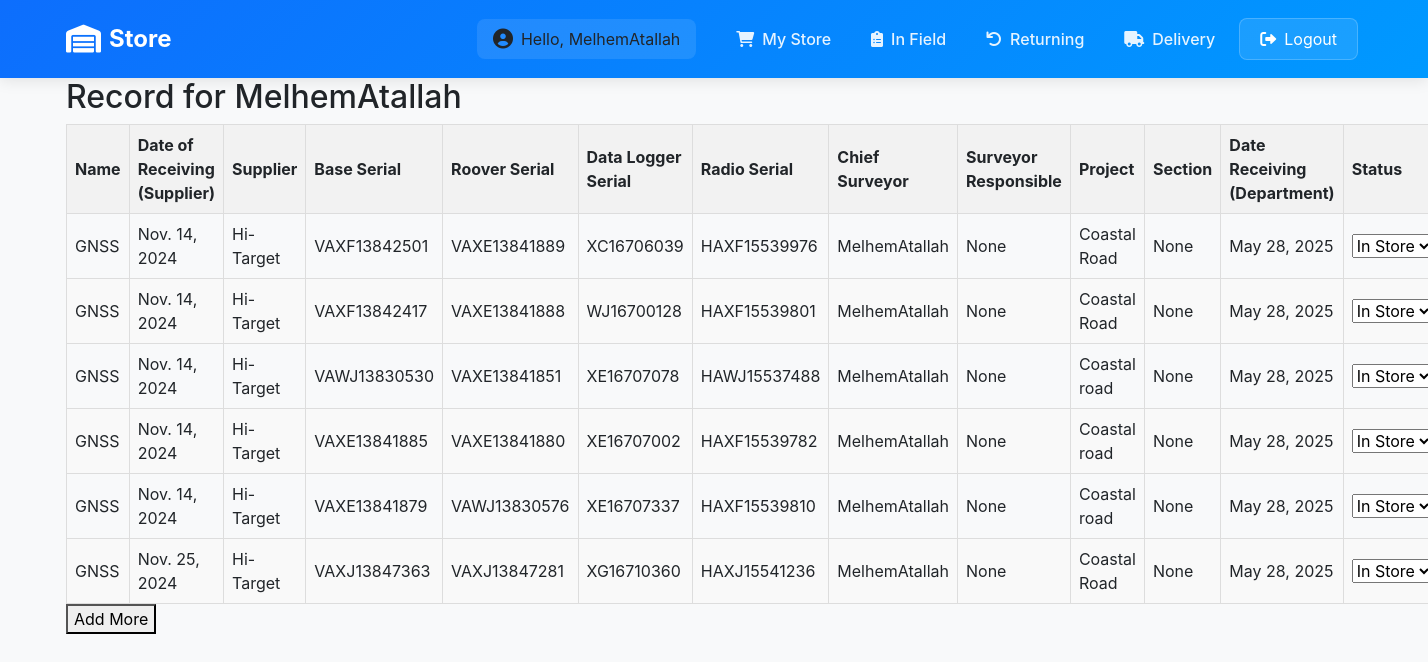
The app's page /inventory/equipment/ (signed in) with its own data.
### inventory/models.py (models this page shows, shortened)
class EquipmentsInSurvey(models.Model):
    name = models.CharField(max_length=100)
    date_of_receiving_from_supplier = models.DateField()
    supplier = models.CharField(max_length=20)
    base_serial = models.CharField(max_length=100)
    roover_serial = models.CharField(max_length=100)
    condition = models.CharField(max_length=10, choices=[("Good", "Good"), ("Bad", "Bad")], default="Good")
    data_logger_serial = models.CharField(max_length=100)
    radio_serial = models.CharField(max_length=100)
    chief_surveyor = models.ForeignKey(User, on_delete=models.CASCADE, null=True, blank=True)
    surveyor_responsible = models.CharField(max_length=100, null=True)
    project = models.CharField(max_length=20, blank=True)
    section = models.CharField(max_length=100, null=True, blank=True)
    date_receiving_from_department = models.DateField()
    status = models.CharField(choices=[('In Store', 'In Store'), ('In Field', 'In Field'), ('With Chief Surveyor', 'With Chief Surveyor'), ('Returning', 'Returning'), ('Delivering', 'Delivering')], max_length=100, default='In Store')
    delivery_status = models.CharField(max_length=10, choices=[('Delivered', 'Delivered'), ('Delivering', 'Delivering'), ('Cancelled', 'Cancelled')], null=True, blank=True)

### inventory/views.py (the view)
# urls.py: path('equipment/', views.equipment, name='equipment'),
def equipment(request):
    user = request.user
    data = EquipmentsInSurvey.objects.filter(chief_surveyor=user)
    return render(request, 'equipments/equipments.html', {'form': Survey, 'data': data})

### inventory/context_processors.py (called while the page is built)
def is_admin(request):
    return {'is_admin': request.user.is_authenticated and request.user.is_superuser}

### inventory/templates/equipments/equipments.html (shortened to what this page needs)
{% extends 'base/base_dashboard.html' %}
{% block content %}
<h2>Record for {{ request.user }}</h2>
<table>
    <thead>
        <tr>
            <th>Name</th>
            <th>Date of Receiving (Supplier)</th>
            <th>Supplier</th>
            <th>Base Serial</th>
            <th>Roover Serial</th>
            <th>Data Logger Serial</th>
            <th>Radio Serial</th>
            <th>Chief Surveyor</th>
            <th>Surveyor Responsible</th>
            <th>Project</th>
            <th>Section</th>
            <th>Date Receiving (Department)</th>
            <th>Status</th>
        </tr>
    </thead>
    <tbody>
        {% for info in data %}
        <tr>
            <td>{{info.name}}</td>
            <td>{{info.date_of_receiving_from_supplier}}</td>
            <td>{{info.supplier}}</td>
            <td>{{info.base_serial}}</td>
            <td>{{info.roover_serial}}</td>
            <td>{{info.data_logger_serial}}</td>
            <td>{{info.radio_serial}}</td>
            <td>{{info.chief_surveyor}}</td>
            <td>{{info.surveyor_responsible}}</td>
            <td>{{info.project}}</td>
            <td>{{info.section}}</td>
            <td>{{info.date_receiving_from_department}}</td>
            <td><select name="" id="">
                <option value="">In Store</option>
            </select></td>
        </tr>
        {% endfor %}
    </tbody>
</table>
<button onclick="addRow()">Add More</button>
{% endblock %}

### templates/base/base_dashboard.html (shortened to what this page needs)
<!DOCTYPE html>
<html lang="en">
<head>
    {% load static %}
    <link href="https://cdn.jsdelivr.net/npm/bootstrap@5.3.0-alpha1/dist/css/bootstrap.min.css" rel="stylesheet">
    <link href="https://cdnjs.cloudflare.com/ajax/libs/font-awesome/6.0.0/css/all.min.css" rel="stylesheet">
</head>
<body>
<nav class="navbar navbar-expand-lg navbar-dark sticky-top">
    <div class="container">
        <a class="navbar-brand" href="{% if is_admin %}{% url 'store' %}{% else %}#{% endif %}">
            <i class="fas fa-warehouse"></i>
            {% if is_admin %}Head Office{% else %}Store{% endif %}
        </a>
        <div class="collapse navbar-collapse" id="navbarNav">
            <ul class="navbar-nav ms-auto align-items-center">
                {% if user.is_authenticated or is_admin %}
                    <li class="nav-item">
                        <div class="user-welcome">
                            <i class="fas fa-user-circle"></i>
                            <span>Hello, {{ user.username }}</span>
                        </div>
                    </li>
                    {% if is_admin %}
                        <li class="nav-item">
                            <a class="nav-link {% if request.resolver_match.url_name == 'store' %}active{% endif %}"
                               href="{% url 'store' %}">
                                <i class="fas fa-store me-2"></i>Store
                            </a>
                        </li>
                        <li class="nav-item">
                            <a class="nav-link {% if request.resolver_match.url_name == 'store_all' %}active{% endif %}"
                               href="{% url 'store_all' %}">
                                <i class="fas fa-boxes me-2"></i>All Equipment
                            </a>
                        </li>
                        <li class="nav-item">
                            <a class="nav-link {% if request.resolver_match.url_name == 'store_field' %}active{% endif %}"
                               href="{% url 'store_field' %}">
                                <i class="fas fa-map-marked-alt me-2"></i>In Field
                            </a>
                        </li>
                        <li class="nav-item">
                            <a class="nav-link {% if request.resolver_match.url_name == 'store_returning' %}active{% endif %}"
                               href="{% url 'store_returning' %}">
                                <i class="fas fa-undo me-2"></i>Returning
                            </a>
                        </li>
                        <li class="nav-item">
                            <a class="nav-link {% if request.resolver_match.url_name == 'delivery' %}active{% endif %}"
                               href="{% url 'delivery' %}">
                                <i class="fas fa-truck me-2"></i>Delivery
                            </a>
                        </li>
                    {% else %}
                        <li class="nav-item">
                            <a class="nav-link {% if request.resolver_match.url_name == 'request_equipment' %}active{% endif %}"
                               href="{% url 'request_equipment' %}">
                                <i class="fas fa-shopping-cart me-2"></i>My Store
                            </a>
                        </li>
                        <li class="nav-item">
                            <a class="nav-link {% if request.resolver_match.url_name == 'profile' %}active{% endif %}"
                               href="{% url 'profile' %}">
                                <i class="fas fa-clipboard-list me-2"></i>In Field
                            </a>
                        </li>
                        <li class="nav-item">
                            <a class="nav-link {% if request.resolver_match.url_name == 'store_returning' %}active{% endif %}"
                               href="{% url 'store_returning' %}">
                                <i class="fas fa-undo me-2"></i>Returning
                            </a>
                        </li>
                        <li class="nav-item">
                            <a class="nav-link {% if request.resolver_match.url_name == 'delivery' %}active{% endif %}"
                               href="{% url 'delivery' %}">
                                <i class="fas fa-truck me-2"></i>Delivery
                            </a>
                        </li>
                    {% endif %}
                    <li class="nav-item">
                        <form method="POST" action="{% url 'logout' %}" class="d-inline">
                            <button type="submit" class="btn logout-btn">
                                <i class="fas fa-sign-out-alt me-2"></i>Logout
                            </button>
                        </form>
                    </li>
                {% else %}
                    <li class="nav-item">
                        <a class="nav-link nav-btn" href="{% url 'login' %}">
                            <i class="fas fa-sign-in-alt me-2"></i>Login
                        </a>
                    </li>
                {% endif %}
            </ul>
        </div>
    </div>
</nav>
<div class="container">
    {% block content %}
    {% endblock %}
</div>
</body>
</html>

### templates/base/base_dashboard.html (style rules this page uses)
.navbar { padding: 1rem 0; background: linear-gradient(135deg, #0d6efd 0%, #0099ff 100%) !important; box-shadow: 0 2px 15px rgba(0, 0, 0, 0.1); }
.navbar-brand { font-size: 1.5rem; font-weight: 700; color: white !important; display: flex; align-items: center; gap: 0.5rem; }
.navbar-brand i { font-size: 1.75rem; }
.nav-item { margin: 0 0.25rem; }
.nav-link { color: rgba(255, 255, 255, 0.9) !important; font-weight: 500; padding: 0.5rem 1rem !important; border-radius: 0.5rem; transition: all 0.3s ease; }
.user-welcome { display: flex; align-items: center; gap: 0.5rem; padding: 0.5rem 1rem; background: rgba(255, 255, 255, 0.1); border-radius: 0.5rem; margin-right: 1rem; }
.user-welcome i { font-size: 1.25rem; }
.logout-btn { background: rgba(255, 255, 255, 0.1); border: 1px solid rgba(255, 255, 255, 0.2); color: white !important; border-radius: 0.5rem; padding: 0.5rem 1.25rem; transition: all 0.3s ease; }
body { font-family: 'Inter', Arial, sans-serif; margin: 0; padding: 0; background-color: #f8f9fa; }
table { width: 100%; border-collapse: collapse; }
th, td { border: 1px solid #ddd; padding: 8px; text-align: left; }
th { background-color: #f2f2f2; }
tr:nth-child(even) { background-color: #f9f9f9; }

### records on screen
EquipmentsInSurvey: name "GNSS", date_of_receiving_from_supplier "Nov. 14, 2024", supplier "Hi-Target", base_serial "VAXF13842501", roover_serial "VAXE13841889", data_logger_serial "XC16706039", radio_serial "HAXF15539976", chief_surveyor "MelhemAtallah", surveyor_responsible "None", project "Coastal Road", section "None", date_receiving_from_department "May 28, 2025"
EquipmentsInSurvey: name "GNSS", date_of_receiving_from_supplier "Nov. 14, 2024", supplier "Hi-Target", base_serial "VAXF13842417", roover_serial "VAXE13841888", data_logger_serial "WJ16700128", radio_serial "HAXF15539801", chief_surveyor "MelhemAtallah", surveyor_responsible "None", project "Coastal Road", section "None", date_receiving_from_department "May 28, 2025"
EquipmentsInSurvey: name "GNSS", date_of_receiving_from_supplier "Nov. 14, 2024", supplier "Hi-Target", base_serial "VAWJ13830530", roover_serial "VAXE13841851", data_logger_serial "XE16707078", radio_serial "HAWJ15537488", chief_surveyor "MelhemAtallah", surveyor_responsible "None", project "Coastal road", section "None", date_receiving_from_department "May 28, 2025"
EquipmentsInSurvey: name "GNSS", date_of_receiving_from_supplier "Nov. 14, 2024", supplier "Hi-Target", base_serial "VAXE13841885", roover_serial "VAXE13841880", data_logger_serial "XE16707002", radio_serial "HAXF15539782", chief_surveyor "MelhemAtallah", surveyor_responsible "None", project "Coastal road", section "None", date_receiving_from_department "May 28, 2025"
EquipmentsInSurvey: name "GNSS", date_of_receiving_from_supplier "Nov. 14, 2024", supplier "Hi-Target", base_serial "VAXE13841879", roover_serial "VAWJ13830576", data_logger_serial "XE16707337", radio_serial "HAXF15539810", chief_surveyor "MelhemAtallah", surveyor_responsible "None", project "Coastal road", section "None", date_receiving_from_department "May 28, 2025"
EquipmentsInSurvey: name "GNSS", date_of_receiving_from_supplier "Nov. 25, 2024", supplier "Hi-Target", base_serial "VAXJ13847363", roover_serial "VAXJ13847281", data_logger_serial "XG16710360", radio_serial "HAXJ15541236", chief_surveyor "MelhemAtallah", surveyor_responsible "None", project "Coastal Road", section "None", date_receiving_from_department "May 28, 2025"

### other values on screen
{{ user.username }} "MelhemAtallah"
{{ request.user }} "MelhemAtallah"
